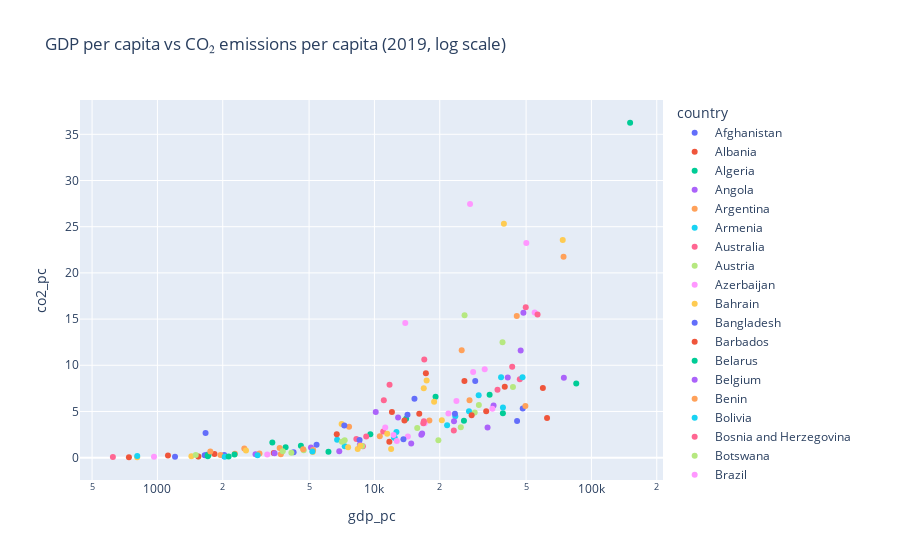

Notebook source saved alongside this figure:
### Code cell
df_2019 = merged[merged["year"] == 2019]
##Extracts data for one representative year (2019).

fig = px.scatter(
    df_2019,
    x="gdp_pc",
    y="co2_pc",
    log_x=True,
    color="country",
    hover_name="country",
    title="GDP per capita vs CO₂ emissions per capita (2019, log scale)"
)

fig.show()
##Creates a scatter plot for 2019.
##Applies a log scale on GDP to spread out low-income countries.
##GDP per capita ranges from a few hundred to over $100,000; using log scale prevents low-income countries from being compressed.
